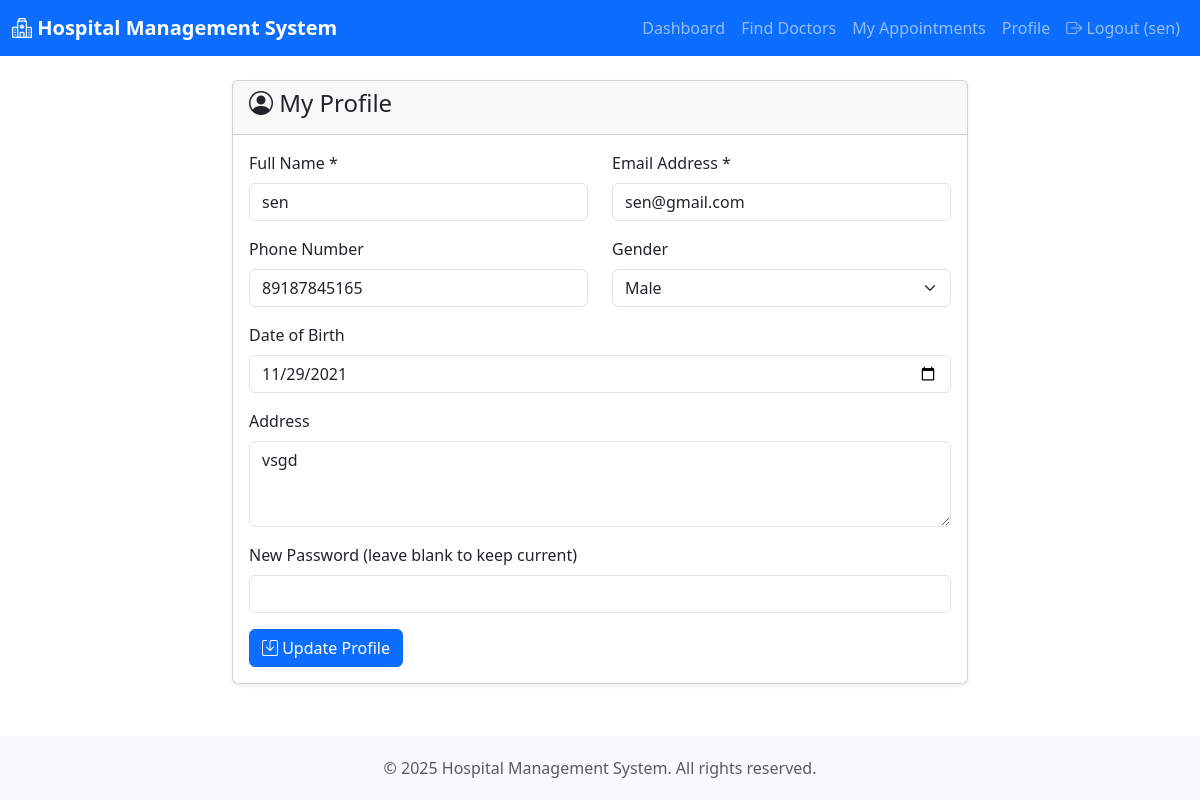
Page /patient/profile (signed in) on the committed database.
### models.py (models this page shows, shortened)
class User(db.Model):
    __tablename__ = 'users'
    id = db.Column(db.Integer, primary_key=True)
    name = db.Column(db.String(100), nullable=False)
    email = db.Column(db.String(120), unique=True, nullable=False)
    password_hash = db.Column(db.String(255), nullable=False)
    role = db.Column(db.String(20), nullable=False)
    phone = db.Column(db.String(15))
    address = db.Column(db.Text)
    date_of_birth = db.Column(db.Date)
    gender = db.Column(db.String(10))
    created_at = db.Column(db.DateTime, default=datetime.utcnow)
    is_active = db.Column(db.Boolean, default=True)
    department_id = db.Column(db.Integer, db.ForeignKey('departments.id'))
    department = db.relationship('Department', backref='doctors')

### app.py (the view, shortened to what this page needs)
@app.route('/patient/profile', methods=['GET', 'POST'])
@role_required('Patient')
def patient_profile():
    patient = User.query.get(session['user_id'])
    return render_template('patient/profile.html', patient=patient)

### app.py (called while the page is built)
def role_required(role):
    def decorator(f):
        @wraps(f)
        def decorated_function(*args, **kwargs):
            if 'user_id' not in session:
                flash('Please log in to access this page.', 'warning')
                return redirect(url_for('login'))
            user = User.query.get(session['user_id'])
            if not user or user.role != role:
                flash('You do not have permission to access this page.', 'danger')
                return redirect(url_for('index'))
            return f(*args, **kwargs)
        return decorated_function
    return decorator

### templates/patient/profile.html (shortened to what this page needs)
{% extends "base.html" %}
{% block content %}
<div class="container">
    <div class="row justify-content-center">
        <div class="col-md-8">
            <div class="card">
                <div class="card-header">
                    <h4><i class="bi bi-person-circle"></i> My Profile</h4>
                </div>
                <div class="card-body">
                    <form method="POST">
                        <div class="row">
                            <div class="col-md-6 mb-3">
                                <label for="name" class="form-label">Full Name *</label>
                                <input type="text" class="form-control" id="name" name="name" value="{{ patient.name }}" required>
                            </div>
                            <div class="col-md-6 mb-3">
                                <label for="email" class="form-label">Email Address *</label>
                                <input type="email" class="form-control" id="email" name="email" value="{{ patient.email }}" required>
                            </div>
                        </div>
                        <div class="row">
                            <div class="col-md-6 mb-3">
                                <label for="phone" class="form-label">Phone Number</label>
                                <input type="text" class="form-control" id="phone" name="phone" value="{{ patient.phone or '' }}">
                            </div>
                            <div class="col-md-6 mb-3">
                                <label for="gender" class="form-label">Gender</label>
                                <select class="form-select" id="gender" name="gender">
                                    <option value="Male" {% if patient.gender == 'Male' %}selected{% endif %}>Male</option>
                                </select>
                            </div>
                        </div>
                        <div class="mb-3">
                            <label for="date_of_birth" class="form-label">Date of Birth</label>
                            <input type="date" class="form-control" id="date_of_birth" name="date_of_birth"
                                   value="{{ patient.date_of_birth.strftime('%Y-%m-%d') if patient.date_of_birth else '' }}">
                        </div>
                        <div class="mb-3">
                            <label for="address" class="form-label">Address</label>
                            <textarea class="form-control" id="address" name="address" rows="3">{{ patient.address or '' }}</textarea>
                        </div>
                        <div class="mb-3">
                            <label for="password" class="form-label">New Password (leave blank to keep current)</label>
                            <input type="password" class="form-control" id="password" name="password">
                        </div>
                        <button type="submit" class="btn btn-primary">
                            <i class="bi bi-save"></i> Update Profile
                        </button>
                    </form>
                </div>
            </div>
        </div>
    </div>
</div>
{% endblock %}

### templates/base.html (shortened to what this page needs)
<!DOCTYPE html>
<html lang="en">
<head>
    <link href="https://cdn.jsdelivr.net/npm/bootstrap@5.3.0/dist/css/bootstrap.min.css" rel="stylesheet">
    <link rel="stylesheet" href="https://cdn.jsdelivr.net/npm/bootstrap-icons@1.11.0/font/bootstrap-icons.css">
</head>
<body>
    <nav class="navbar navbar-expand-lg navbar-dark bg-primary">
        <div class="container-fluid">
            <a class="navbar-brand" href="{{ url_for('index') }}">
                <i class="bi bi-hospital"></i> Hospital Management System
            </a>
            <div class="collapse navbar-collapse" id="navbarNav">
                <ul class="navbar-nav ms-auto">
                    {% if session.user_id %}
                        {% if session.user_role == 'Admin' %}
                            <li class="nav-item">
                                <a class="nav-link" href="{{ url_for('admin_dashboard') }}">Dashboard</a>
                            </li>
                            <li class="nav-item">
                                <a class="nav-link" href="{{ url_for('admin_doctors') }}">Doctors</a>
                            </li>
                            <li class="nav-item">
                                <a class="nav-link" href="{{ url_for('admin_patients') }}">Patients</a>
                            </li>
                            <li class="nav-item">
                                <a class="nav-link" href="{{ url_for('admin_appointments') }}">Appointments</a>
                            </li>
                        {% elif session.user_role == 'Patient' %}
                            <li class="nav-item">
                                <a class="nav-link" href="{{ url_for('patient_dashboard') }}">Dashboard</a>
                            </li>
                            <li class="nav-item">
                                <a class="nav-link" href="{{ url_for('patient_doctors') }}">Find Doctors</a>
                            </li>
                            <li class="nav-item">
                                <a class="nav-link" href="{{ url_for('patient_appointments') }}">My Appointments</a>
                            </li>
                            <li class="nav-item">
                                <a class="nav-link" href="{{ url_for('patient_profile') }}">Profile</a>
                            </li>
                        {% endif %}
                        <li class="nav-item">
                            <a class="nav-link" href="{{ url_for('logout') }}">
                                <i class="bi bi-box-arrow-right"></i> Logout ({{ session.user_name }})
                            </a>
                        </li>
                    {% endif %}
                </ul>
            </div>
        </div>
    </nav>
    <div class="main-content">
        <div class="container-fluid mt-4">
            {% block content %}{% endblock %}
        </div>
    </div>
    <footer class="text-center text-muted">
        <div class="container">
            <p class="mb-0">&copy; 2025 Hospital Management System. All rights reserved.</p>
        </div>
    </footer>
</body>
</html>

### templates/base.html (style rules this page uses)
body { min-height: 100vh; display: flex; flex-direction: column; }
.navbar-brand { font-weight: bold; }
.main-content { flex: 1; }
footer { background-color: #f8f9fa; padding: 20px 0; margin-top: auto; }
.card { box-shadow: 0 0.125rem 0.25rem rgba(0,0,0,0.075); margin-bottom: 1.5rem; }

### rows in the picture
User: user_name "sen", name "sen", email "sen@gmail.com", phone "89187845165", gender "Male", date_of_birth "11/29/2021", address "vsgd"
